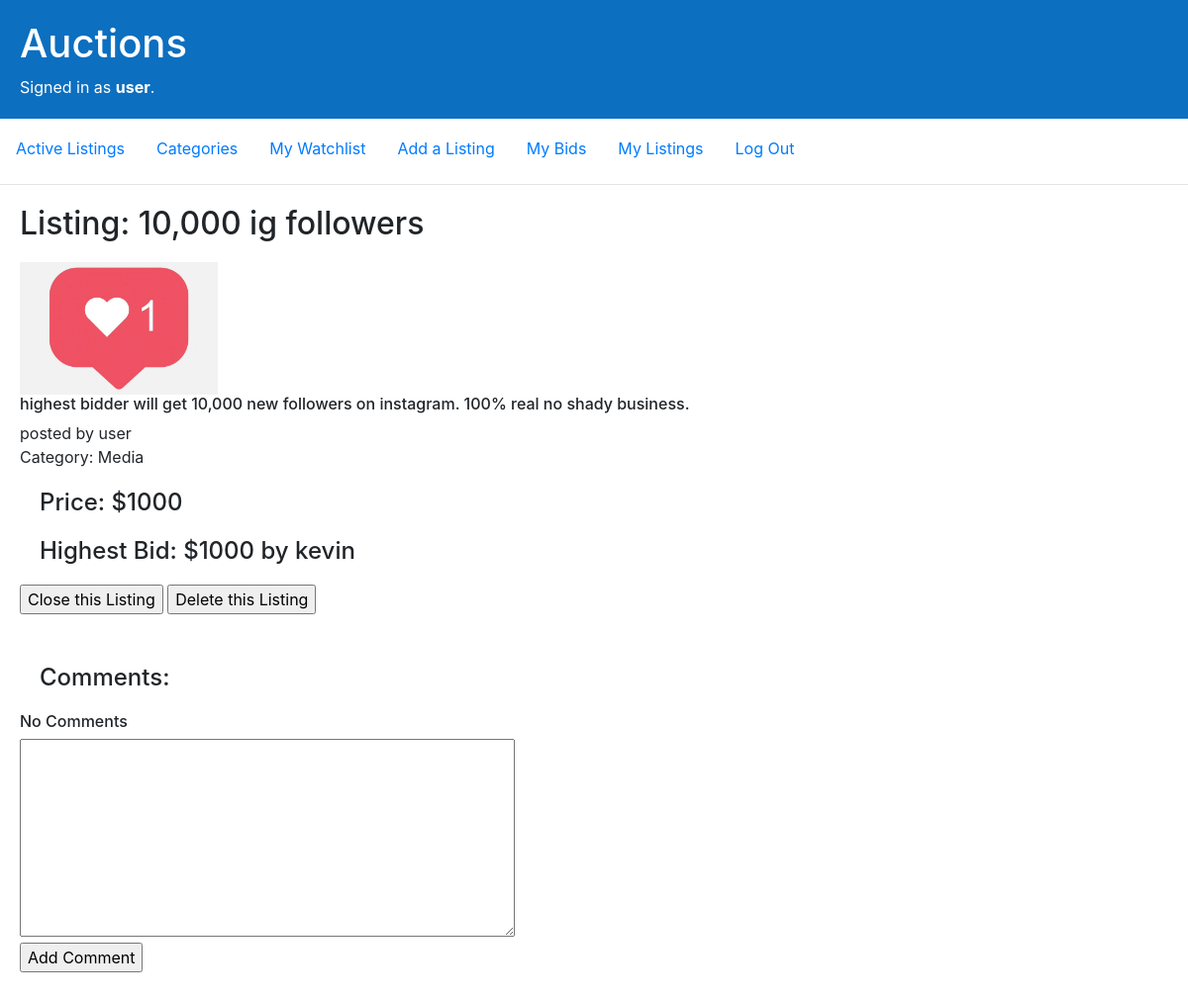
The app's page /11 (signed in) with its own data.
### auctions/models.py (models this page shows, shortened)
class User(AbstractUser, models.Model):
    watchlist = models.ManyToManyField(Listing, blank=True, related_name="watchlist_users")
    bids = models.ManyToManyField(Listing, blank=True, related_name="bid_users")

class Listing(models.Model):
    title = models.CharField(max_length=64)
    description = models.TextField(max_length=500)
    price = models.PositiveIntegerField()
    image = models.ImageField(upload_to="listing_images", blank=True, null=True)
    category = models.ForeignKey(Category, blank=True, null=True, on_delete=models.SET_NULL, related_name="listing")
    creator = models.ForeignKey('User', null=True, on_delete=models.CASCADE, related_name="listings")
    is_closed = models.BooleanField(default=False)

class Category(models.Model):
    name = models.CharField(max_length=16)
    def __str__(self):
        return self.name

class Bid(models.Model):
    price = models.PositiveIntegerField()
    listing = models.ForeignKey('Listing', blank=True, null=True, on_delete=models.CASCADE, related_name="bids")
    bidder = models.ForeignKey('User', blank=True, null=True, on_delete=models.CASCADE, related_name="bidder")

### auctions/views.py (the view)
# urls.py: path("<int:id>", views.view_listing, name="view_listing"),
@login_required
def view_listing(request, id):
    listing = Listing.objects.get(pk=id)
    comments = Comment.objects.filter(listing=listing)
    bids = Bid.objects.filter(listing=listing)
    highest_bid = bids.order_by('-price').first()
    num_bids = len(bids)
    if request.method == 'POST':
        if 'watchlist' in request.POST:
            listing = Listing.objects.get(pk=id)
            if listing in request.user.watchlist.all():
                request.user.watchlist.remove(listing)
            else:
                request.user.watchlist.add(listing)
        elif 'bid' in request.POST:
            form  = new_bid_form(request.POST)
            if form.is_valid():
                price = form.cleaned_data["price"]
                if price >= listing.price:
                    if num_bids > 0 and price > highest_bid.price:
                        new_bid = Bid(price=price, listing=listing, bidder=request.user)
                        new_bid.save()
                        return HttpResponseRedirect(reverse("view_listing", kwargs={"id": listing.id}))
                    elif num_bids == 0:
                        new_bid = Bid(price=price, listing=listing, bidder=request.user)
                        new_bid.save()
                        return HttpResponseRedirect(reverse("view_listing", kwargs={"id": listing.id}))
            return render(request, "auctions/listing.html", {
                "listing": listing,
                "comments": comments,
                "highest_bid": highest_bid,
                "message": "Bid price too low!",
                "form": form
            })
        elif 'comment' in request.POST:
            content = request.POST.get('content')
            comment = Comment(content=content, listing=listing, commenter=request.user)
            comment.save()
        elif 'close_listing' in request.POST:
            if num_bids == 0:
                return render(request, "auctions/listing.html", {
                    "listing": listing,
                    "comments": comments,
                    "highest_bid": highest_bid,
                    "form": new_bid_form(),
                    "message": "No bids for this listing yet!"
                })
            listing.is_closed = True
            listing.save()
        elif 'delete' in request.POST:
            listing.delete()
            return HttpResponseRedirect(reverse("index"))
        return HttpResponseRedirect(reverse("view_listing", kwargs={"id": listing.id}))
    else:
        return render(request, "auctions/listing.html", {
            "listing": listing,
            "comments": comments,
            "highest_bid": highest_bid,
            "form": new_bid_form()
        })

### auctions/views.py
class new_bid_form(ModelForm):
    class Meta:
        model = Bid
        fields = ["price"]

### auctions/templates/auctions/listing.html (shortened to what this page needs)
{% extends "auctions/layout.html" %}
{% block body %}
    {% if listing %}
        <h2>Listing: {{ listing.title }}</h2>
        <div class='comment_container'>
        {% if listing.image %}
            <img src="{{ listing.image.url }}"/>
        {% endif %}
        <h6>{{ listing.description }}</h6>
        <p>posted by {{ listing.creator.username }} <br /> Category: {{ listing.category }}</p>
        <h4>Price: ${{ listing.price }}</h4>
        {% if listing.is_closed %}
            {% if highest_bid.bidder != request.user %}
                <h4>This listing is closed. Winner: {{ highest_bid.bidder.username }} with a bid of ${{ highest_bid.price }}</h4>
            {% else %}
            <h4>Congratulations! You won this auction with a bid of ${{ highest_bid.price }}</h4>
            {% endif %}
        {% else %}
            {% if highest_bid %}
                <h4>Highest Bid: ${{ highest_bid.price }} by {{ highest_bid.bidder.username }}</h4>
            {% else %}
                <h4>No Bids for this listing.</h4>
            {% endif %}
        {% endif %}
        <form action="{% url 'view_listing' listing.id %}" method="post">
        {% if listing.creator == request.user %}
            {% if listing.is_closed == False %}
                <input name="close_listing" type="submit" value="Close this Listing">
                <input name="delete" type="submit" value="Delete this Listing">
            {% endif %}
        {% endif %}
      </div>
        <div class='comment_container'>
            <h4>Comments:</h4>
            {% for comment in comments %}
                <div class='comment'>
                    <h6>{{ comment.commenter.username }}</h6>
                    <p>{{ comment.content }}</p>
                </div>
            {% empty %}
                <h6>No Comments</h6>
            {% endfor %}
            <form action="{% url 'view_listing' listing.id %}" method="post">
                <textarea name='content'></textarea>
                <br />
                <input name="comment" type="submit" value="Add Comment">
            </form>
        </div>
    {% endif %}
{% endblock %}

### auctions/templates/auctions/layout.html (shortened to what this page needs)
{% load static %}
<!DOCTYPE html>
<html lang="en">
    <head>
        <link rel="stylesheet" href="https://stackpath.bootstrapcdn.com/bootstrap/4.4.1/css/bootstrap.min.css">
        <link href="{% static 'auctions/styles.css' %}" rel="stylesheet">
    </head>
    <body>
        <div class="header">
        <h1>Auctions</h1>
            {% if user.is_authenticated %}
                Signed in as <strong>{{ user.username }}</strong>.
            {% else %}
                Not signed in.
            {% endif %}
        </div>
        <ul class="nav">
            <li class="nav-item">
                <a class="nav-link" href="{% url 'index' %}">Active Listings</a>
            </li>
            <li class="nav-item">
                <a class="nav-link" href="{% url 'view_categories' %}">Categories</a>
            </li>
            {% if user.is_authenticated %}
                <li class="nav-item">
                    <a class="nav-link" href="{% url 'watchlist' request.user.id %}">My Watchlist</a>
                </li>
                <li class="nav-item">
                    <a class="nav-link" href="{% url 'create_listing' %}">Add a Listing</a>
                </li>
                <li class="nav-item">
                    <a class="nav-link" href="{% url 'my_bids' request.user.id %}">My Bids</a>
                </li>
                <li class="nav-item">
                    <a class="nav-link" href="{% url 'my_listings' request.user.id %}">My Listings</a>
                </li>
                <li class="nav-item">
                    <a class="nav-link" href="{% url 'logout' %}">Log Out</a>
                </li>
            {% endif %}
        </ul>
        <hr>
        {% block body %}
        {% endblock %}
    </body>
</html>

### auctions/static/auctions/styles.css (style rules this page uses)
a { display: block; }
h2, h4 { margin: 20px; }
.header { background-color: #0C6FC0; color: #FFFFFF; overflow: hidden; padding:20px; }
.nav { margin-top: 10px; }
img { max-height: 250px; max-width: 200px; }
textarea { width: 500px; height: 200px; }
.comment_container { margin: 20px 0 50px 20px; }

### records on screen
User: username "user"
Listing: title "10,000 ig followers", image (picture), description "highest bidder will get 10,000 new followers on instagram. 100% real no shady business.", creator.username "user", category "Media", price "1000"
Bid: price "1000", bidder.username "kevin"
